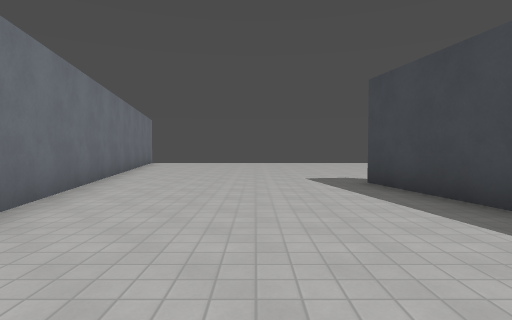
[1] (above)

21 first-person views from a walk through a Godot game level. The camera is 1.3 m above the floor, tilts 2° down and sees 80° across. The floor is counted in squares, 2 m on a side. Each view is taken from the middle of a square. On the plan, view 1 faces up. The plan holds only what a view shows up to about 10 squares ahead; the rest is blank. The place goes on beyond the plan. Surface patterns are stand-ins for the level's own textures.

[2]
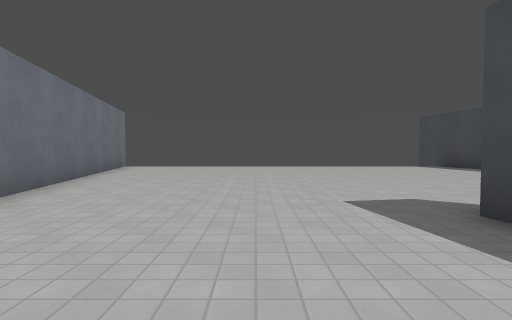

[3]
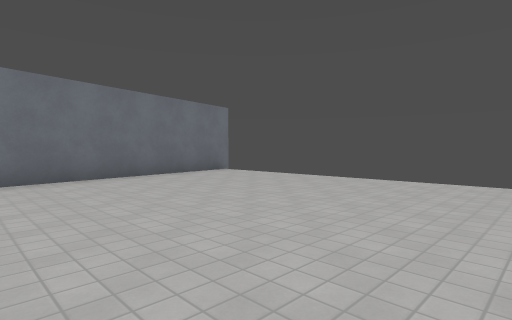

[4]
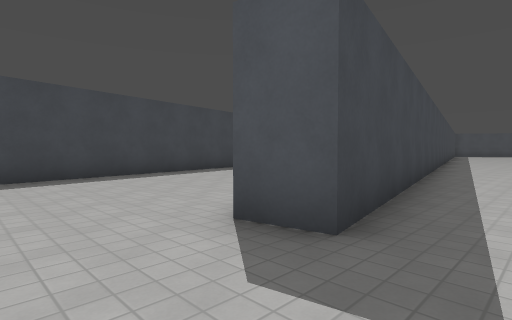

[5]
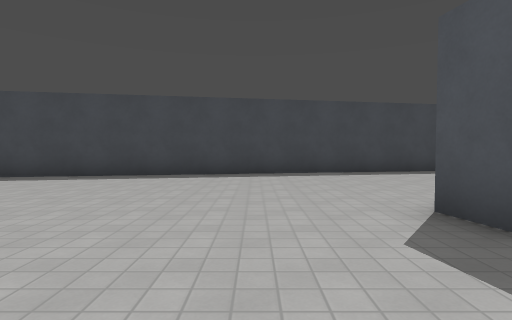

[6]
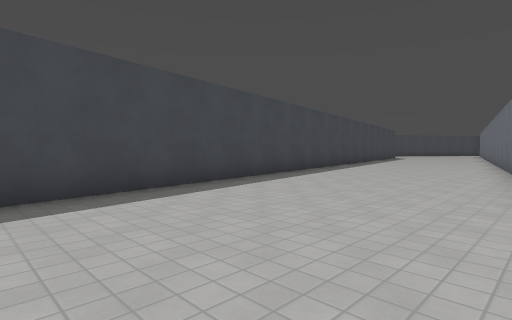

[7]
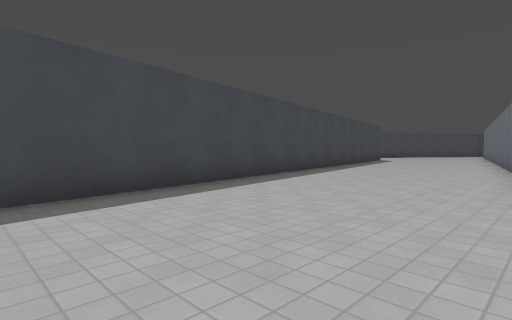

[8]
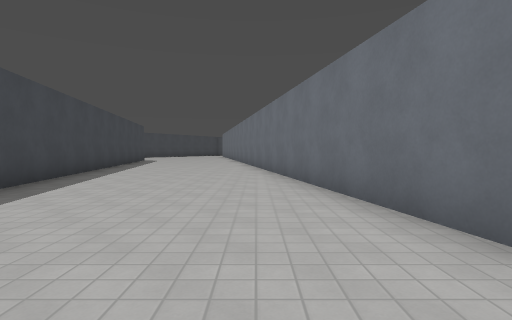

[9]
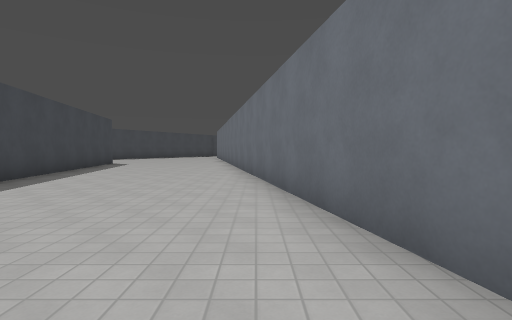

[10]
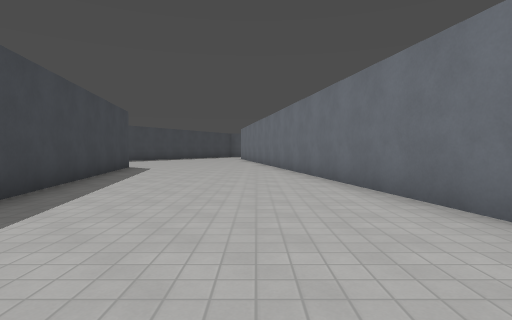

[11]
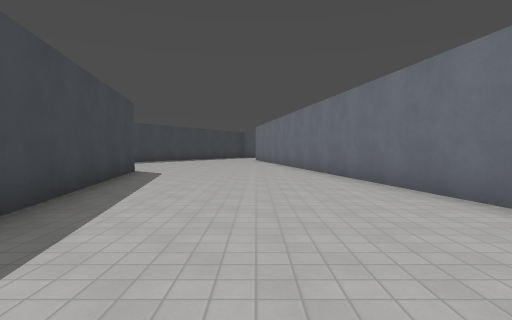

[12]
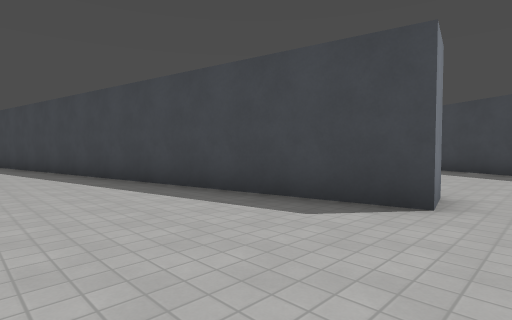

[13]
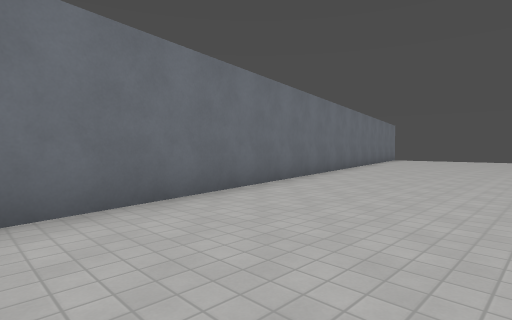

[14]
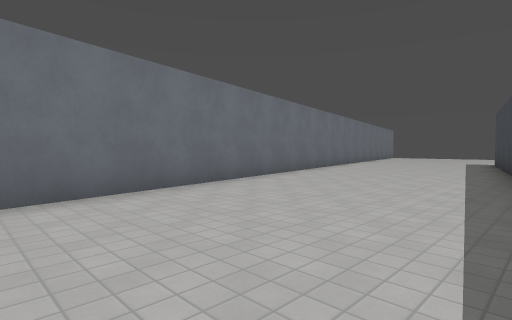

[15]
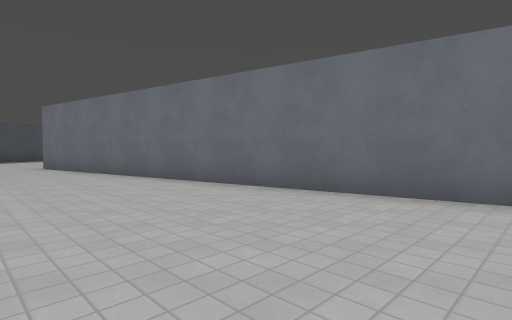

[16]
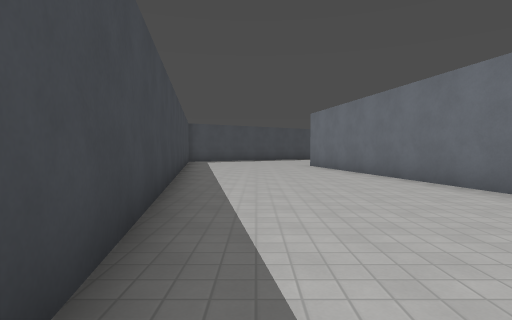

[17]
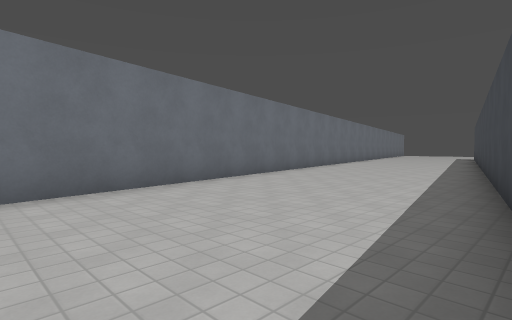

[18]
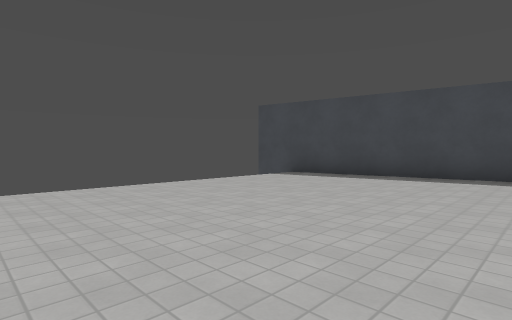

[19]
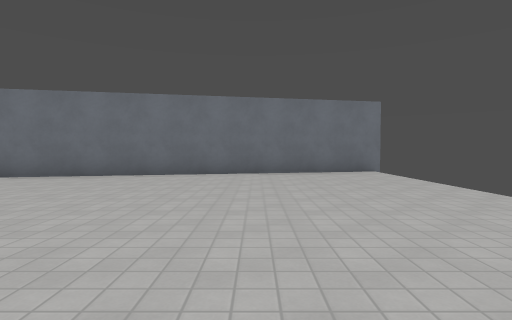

[20]
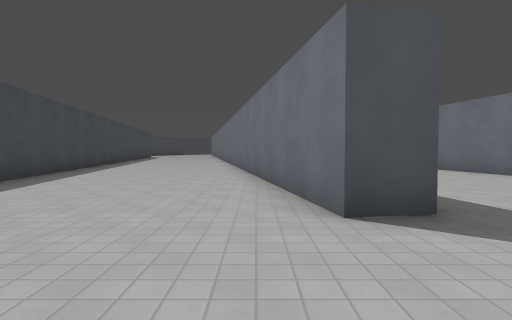

[21]
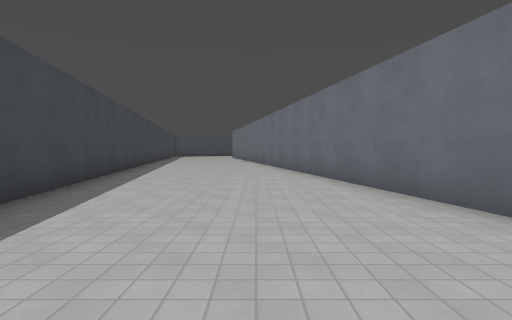

### Floor plan
Points are (right, up) in squares from view 1. A wall is a line through its corners. A room is listed if a view was taken in it or the views show most of it. See-through windows are left out.
Room 1 (views 1, 2, 3, 4, 5, 6, 7, 8, 9, 10, 11, 12, 13, 14, 15, 16, 17, 18, 19, 20, 21)
walls: (6.4, -17.1) (2.2, 6) (3.2, 6.1) (7.4, -17); (13.6, -15.9) (12.6, -16.1) (6.8, 15.5); (-5, 14.8) (1.6, -17.6)
ways out: opening at (13, -17)

Where each view was taken, in squares from view 1:
view 1: 0 up, 0 right, facing up
view 2: 3 up, 0 right, facing up
view 3: 8 up, 3 right, facing up-left
view 4: 8 up, 1 right, facing down-right
view 5: 8 up, 0 right, facing right
view 6: 7 up, 4 right, facing down-right
view 7: 2 up, 5 right, facing down-right
view 8: 2 up, 6 right, facing down
view 9: 2 down, 6 right, facing down
view 10: 5 down, 8 right, facing down
view 11: 7 down, 9 right, facing down
view 12: 17 down, 9 right, facing up-right
view 13: 4 down, 2 right, facing up-left
view 14: 9 down, 4 right, facing up-left
view 15: 7 down, 4 right, facing down-left
view 16: 7 down, 4 right, facing down
view 17: 17 down, 6 right, facing up-left
view 18: 9 up, 0 right, facing up-right
view 19: 11 up, 4 right, facing left
view 20: 9 up, 4 right, facing down
view 21: 5 up, 0 right, facing down
